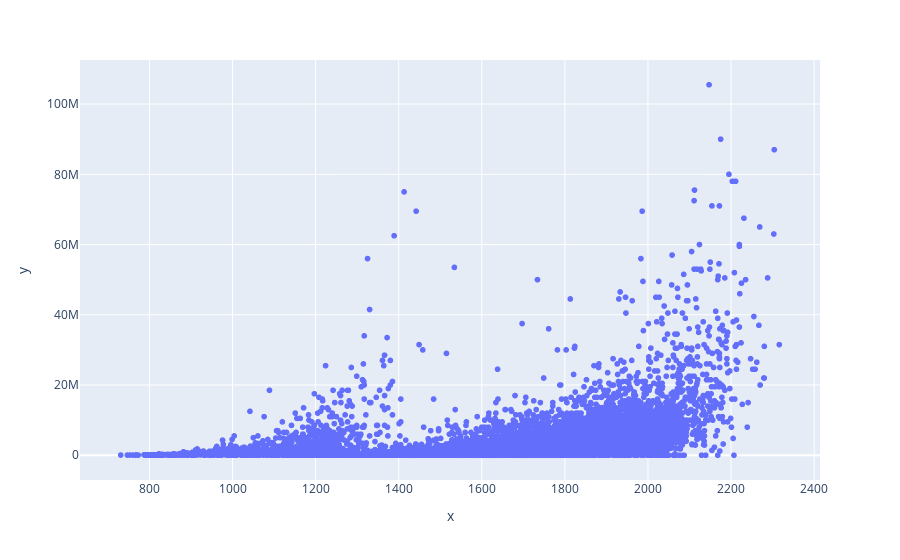

Here is the notebook cell this chart was saved with:
### Code cell
px.scatter(x=New_Df_fifa1_numeric['Total Stats'], y=New_Df_fifa1_numeric['Value'])

### Figure 1 — Plotly figure (JSON) as saved in the notebook; plotly's stock layout.template omitted (floating-point values rounded to 4 significant figures; data arrays with more than 128 entries replaced by an {"elided": "..."} marker saying what was removed)
{"data": [{"hovertemplate": "x=%{x}<br>y=%{y}<extra></extra>", "legendgroup": "", "marker": {"color": "#636efa", "symbol": "circle"}, "mode": "markers", "name": "", "showlegend": false, "type": "scattergl", "x": {"elided": "17125 int values"}, "xaxis": "x", "y": {"elided": "17125 int values"}, "yaxis": "y"}], "layout": {"legend": {"tracegroupgap": 0}, "margin": {"t": 60}, "xaxis": {"anchor": "y", "domain": [0, 1], "title": {"text": "x"}}, "yaxis": {"anchor": "x", "domain": [0, 1], "title": {"text": "y"}}}}
